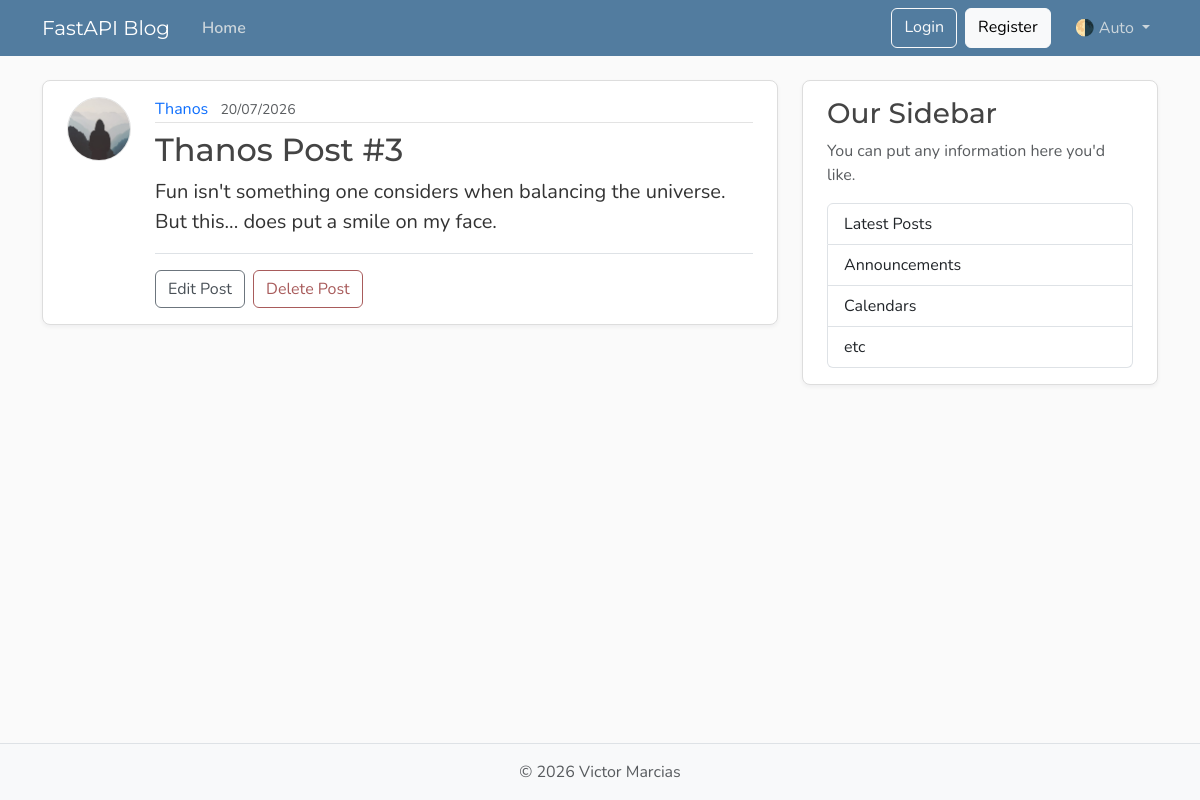
/posts/3, run on an earlier commit of the app's database.
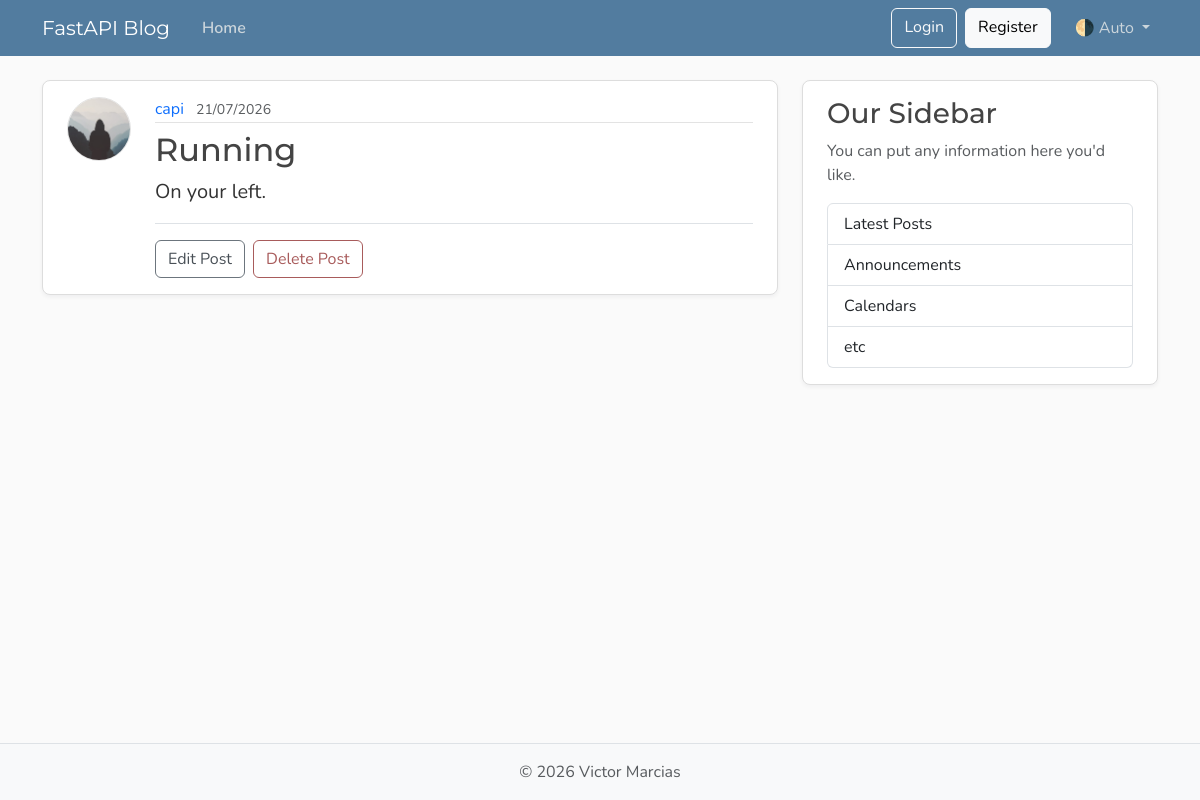
And on a later commit of the database.
### models.py (models this page shows, shortened)
class User(Base):
    __tablename__ = "users"
    id: Mapped[int] = mapped_column(Integer, primary_key=True, index=True)
    username: Mapped[str] = mapped_column(String(50), unique=True, nullable=False)
    email: Mapped[str] = mapped_column(String(120), unique=True, nullable=False)
    image_file: Mapped[str | None] = mapped_column(
        String(200),
        nullable=True,
        default=None,
    )
    posts: Mapped[list[Post]] = relationship(
        back_populates="author",
        cascade="all, delete-orphan"
    )

class Post(Base):
    __tablename__ = "posts"
    id: Mapped[int] = mapped_column(Integer, primary_key=True, index=True)
    title: Mapped[str] = mapped_column(String(100), nullable=False)
    content: Mapped[str] = mapped_column(Text, nullable=False)
    user_id: Mapped[int] = mapped_column(
        ForeignKey("users.id"),
        nullable=False,
        index=True,
    )
    date_posted: Mapped[datetime] = mapped_column(
        DateTime(timezone=True),
        default=lambda: datetime.now(UTC),
    )
    author: Mapped[User] = relationship(back_populates="posts")

### main.py (the view)
@app.get(
    "/posts/{post_id}",
    include_in_schema=False
)
def post_page(request: Request, post_id: int, db: Annotated[Session, Depends(get_db)]):
    result = db.execute(select(models.Post).where(models.Post.id == post_id))
    post = result.scalars().first()
    if post:
        title = post.title[:50]
        return templates.TemplateResponse(
            request,
            "post.html",
            {"post": post, "title": title},
        )
    raise HTTPException(status_code=status.HTTP_404_NOT_FOUND, detail="Post not found")

### templates/post.html (shortened to what this page needs)
{% extends "layout.html" %}
{% block content %}
  <article class="content-section py-3 px-4 mb-4">
    <div class="d-flex align-items-start gap-4">
      <img class="rounded-circle article-img flex-shrink-0"
           src="{{ post.author.image_path }}"
           alt="{{ post.author.username }}'s profile picture"
           width="64"
           height="64"
           loading="lazy">
      <div class="flex-grow-1">
        <div class="article-metadata mb-2">
          <a class="me-2" href="{{ url_for('user_posts', user_id=post.author.id) }}">{{ post.author.username }}</a>
          <small class="text-body-secondary">{{ post.date_posted.strftime('%d/%m/%Y') }}</small>
        </div>
        <h2 class="article-title">{{ post.title }}</h2>
        <p class="article-content">{{ post.content }}</p>
        <div class="post-actions mt-3 pt-3 border-top">
          <a class="btn btn-outline-secondary me-1" href="#">Edit Post</a>
          <button type="button"
                  class="btn btn-outline-danger"
                  data-bs-toggle="modal"
                  data-bs-target="#deleteModal">Delete Post</button>
        </div>
      </div>
    </div>
  </article>
{% endblock content %}

What changed in the data, as far as the page shows it:
removed User: author.username "Thanos"
now on this page (row unchanged): User: author.username "capi"
changed Post: date_posted "20/07/2026" → "21/07/2026"; title "Thanos Post #3" → "Running"; content "Fun isn't something one considers when balancing the universe. But this... does put a smile on my face." → "On your left."
